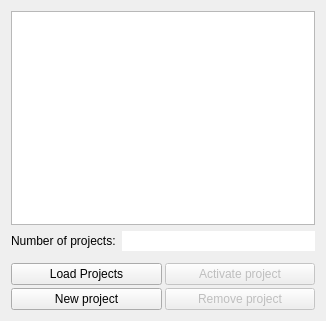
<?xml version="1.0" encoding="UTF-8"?>
<ui version="4.0">
 <class>PODesignerCheminfoProjectInfoList</class>
 <widget class="QWidget" name="PODesignerCheminfoProjectInfoList">
  <property name="geometry">
   <rect>
    <x>0</x>
    <y>0</y>
    <width>326</width>
    <height>321</height>
   </rect>
  </property>
  <property name="windowTitle">
   <string>Atom Label</string>
  </property>
  <property name="toolTip">
   <string/>
  </property>
  <layout class="QVBoxLayout" name="verticalLayout">
   <item>
    <widget class="QTreeView" name="objectsTV">
     <property name="rootIsDecorated">
      <bool>false</bool>
     </property>
     <property name="itemsExpandable">
      <bool>false</bool>
     </property>
     <property name="allColumnsShowFocus">
      <bool>true</bool>
     </property>
     <property name="expandsOnDoubleClick">
      <bool>false</bool>
     </property>
    </widget>
   </item>
   <item>
    <layout class="QHBoxLayout" name="horizontalLayout_2">
     <item>
      <widget class="QLabel" name="label_2">
       <property name="text">
        <string>Number of projects:</string>
       </property>
      </widget>
     </item>
     <item>
      <widget class="QLineEdit" name="numOfObjectsLE">
       <property name="frame">
        <bool>false</bool>
       </property>
       <property name="alignment">
        <set>Qt::AlignRight|Qt::AlignTrailing|Qt::AlignVCenter</set>
       </property>
       <property name="readOnly">
        <bool>true</bool>
       </property>
      </widget>
     </item>
    </layout>
   </item>
   <item>
    <widget class="QWidget" name="widget" native="true">
     <layout class="QGridLayout" name="gridLayout_2">
      <property name="leftMargin">
       <number>0</number>
      </property>
      <property name="topMargin">
       <number>0</number>
      </property>
      <property name="rightMargin">
       <number>0</number>
      </property>
      <property name="bottomMargin">
       <number>0</number>
      </property>
      <property name="spacing">
       <number>3</number>
      </property>
     </layout>
    </widget>
   </item>
   <item>
    <widget class="QWidget" name="controlW" native="true">
     <layout class="QGridLayout" name="gridLayout">
      <property name="leftMargin">
       <number>0</number>
      </property>
      <property name="topMargin">
       <number>0</number>
      </property>
      <property name="rightMargin">
       <number>0</number>
      </property>
      <property name="bottomMargin">
       <number>0</number>
      </property>
      <property name="spacing">
       <number>3</number>
      </property>
      <item row="1" column="0">
       <widget class="QPushButton" name="newProjectPB">
        <property name="text">
         <string>New project</string>
        </property>
       </widget>
      </item>
      <item row="1" column="1">
       <widget class="QPushButton" name="removeProjectPB">
        <property name="enabled">
         <bool>false</bool>
        </property>
        <property name="text">
         <string>Remove project</string>
        </property>
       </widget>
      </item>
      <item row="0" column="1">
       <widget class="QPushButton" name="activateProjectPB">
        <property name="enabled">
         <bool>false</bool>
        </property>
        <property name="text">
         <string>Activate project</string>
        </property>
       </widget>
      </item>
      <item row="0" column="0">
       <widget class="QPushButton" name="loadProjectsPB">
        <property name="text">
         <string>Load Projects</string>
        </property>
       </widget>
      </item>
     </layout>
    </widget>
   </item>
  </layout>
 </widget>
 <resources/>
 <connections/>
</ui>
